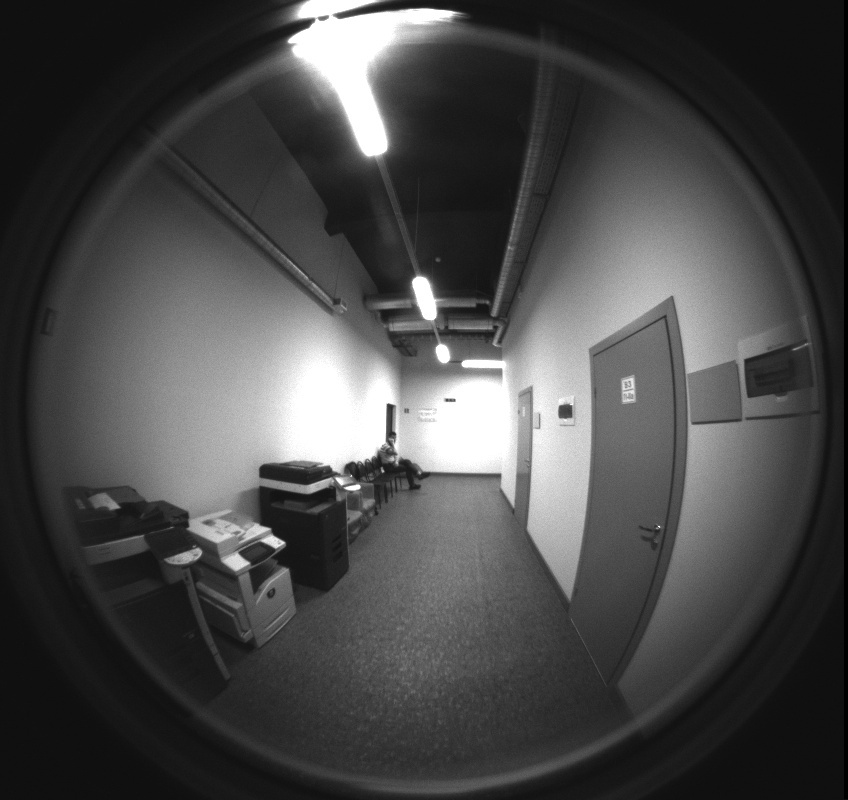
#> input picture 1.jpeg, 848 x 800 px, found by its file name
$ jupyter execute --allow-errors main.ipynb   (shell and % lines are left out)
#> lines starting #> are read from the running program, lines starting #| are printed output that depends on the picture
[cell 1]
import cv2
import numpy as np
import math
import os
from matplotlib import pyplot as plt

def eulerAnglesToRotationMatrix(theta):
    theta = theta*math.pi/180

    R_x = np.array([[1,         0,                  0                   ],
                    [0,         math.cos(theta[0]), -math.sin(theta[0]) ],
                    [0,         math.sin(theta[0]), math.cos(theta[0])  ]
                    ])


    R_y = np.array([[math.cos(theta[1]),    0,      math.sin(theta[1])  ],
                    [0,                     1,      0                   ],
                    [-math.sin(theta[1]),   0,      math.cos(theta[1])  ]
                    ])

    R_z = np.array([[math.cos(theta[2]),    -math.sin(theta[2]),    0],
                    [math.sin(theta[2]),    math.cos(theta[2]),     0],
                    [0,                     0,                      1]
                    ])


    R = np.dot(R_z, np.dot( R_y, R_x ))

    return R

def getRotatedImage(hor = 0.0, vert = 0.0):
    """homography camera rotation for the test example

    Keyword arguments:
    hor -- horizontal rotation angle in degrees (default 0.0)
    vert -- vertical rotation angle in degrees (default 0.0)


    """
#> called with hor = -20, vert = -5
    image = cv2.imread(os.getcwd() + r'\1.jpeg')
#> image is the input picture: shape (800, 848, 3); min 0, max 255, mean 73
    K = np.array([283.3204, 0, 425.59799,0, 284.35281, 403.94809, 0, 0, 1]).reshape(3,3)
    D = np.array([-0.001933632, 0.03497972, -0.032952748, 0.0049995692, 0, 0, 0, 0, 0, 0, 0, 0, 0, 0])
    R = eulerAnglesToRotationMatrix(np.array([-vert, -hor, 0]))
    t = np.array([[0],[0],[0]])
    #C = np.append(R, t, 1)

    h,  w = image.shape[:2]
#> h = 800; w = 848
    newK, roi=cv2.getOptimalNewCameraMatrix(K,D,(w,h),0,(w,h))
#> roi = (0, 0, 847, 799)

    mapx,mapy = cv2.initUndistortRectifyMap(K,D,R,newK,(int(newK[0,2]*2),int(newK[1,2]*2)), 5)
    dst = cv2.remap(image,mapx,mapy,cv2.INTER_LINEAR)
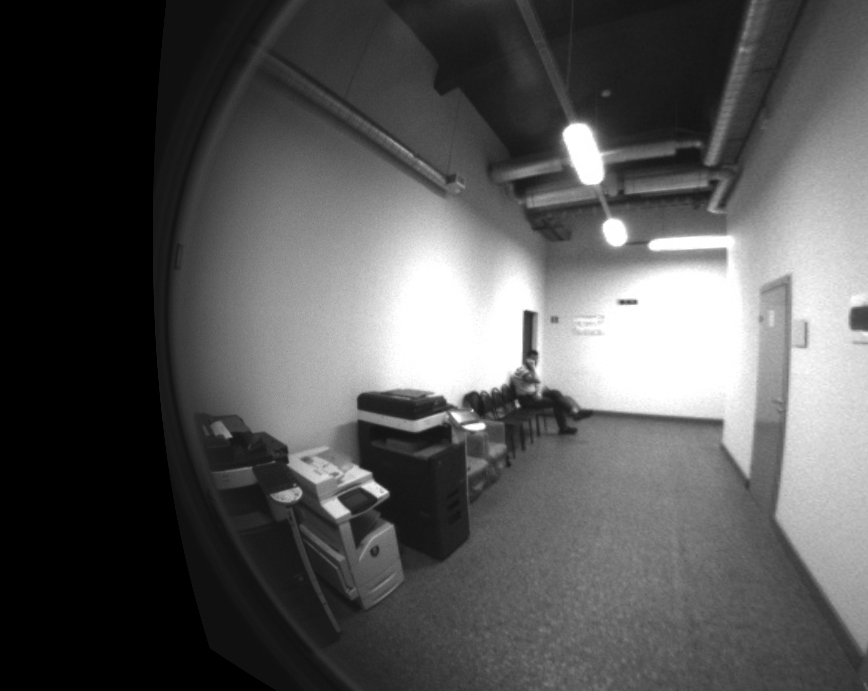
#> dst: shape (691, 868, 3); min 0, max 255, mean 86
    #plt.imshow(dst)
    #plt.show()

    h1= h/4
#> h1 = 200
    w1= w/4
#> w1 = 212
    dst = dst[int(w/2-w1):int(w/2+h1), int(h/2-h1):int(h/2+h1)]
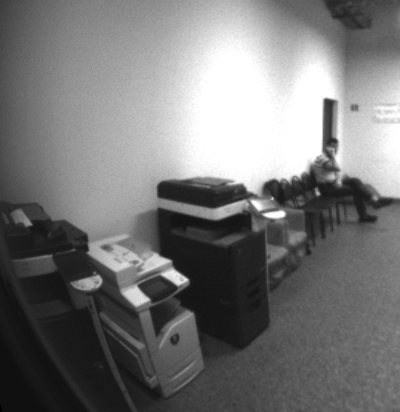
#> dst: shape (412, 400, 3); min 0, max 255, mean 118.1

    return dst

if __name__ == '__main__':
    rotImage = getRotatedImage(-20,-5)
    plt.imshow(rotImage)
    plt.show()

[cell 2]
import cv2
import numpy as np
from matplotlib import pyplot as plt
K = np.array([283.3204, 0, 425.59799,0, 284.35281, 403.94809, 0, 0, 1]).reshape(3,3)

img = cv2.imread(r'C:\Users\pervo\Documents\repos\dioramTest\1.jpeg')
w, h= img.shape[:2]
#> w = 800; h = 848
for id in range(1):
    D = np.array([-0.001933632, 0.03497972, -0.032952748, 0.0049995692, 0, 0, 0, 0, 0, 0, 0, 0, 0, 0])

    R = eulerAnglesToRotationMatrix(np.array([-20, -0, 0]))
    t = np.array([[0],[1],[0]])
    C = np.append(R, t, 1)

    newK, roi=cv2.getOptimalNewCameraMatrix(K,D,(w,h),0,(w,h))
    print(newK)
    undistortdst=cv2.undistort(img, K, D, C, newK)

    plt.imshow(undistortdst)
    plt.show()
#> this loop made 1 pass
#> pass 1, `undistortdst=cv2.undistort(img, K, D, C, newK)`:
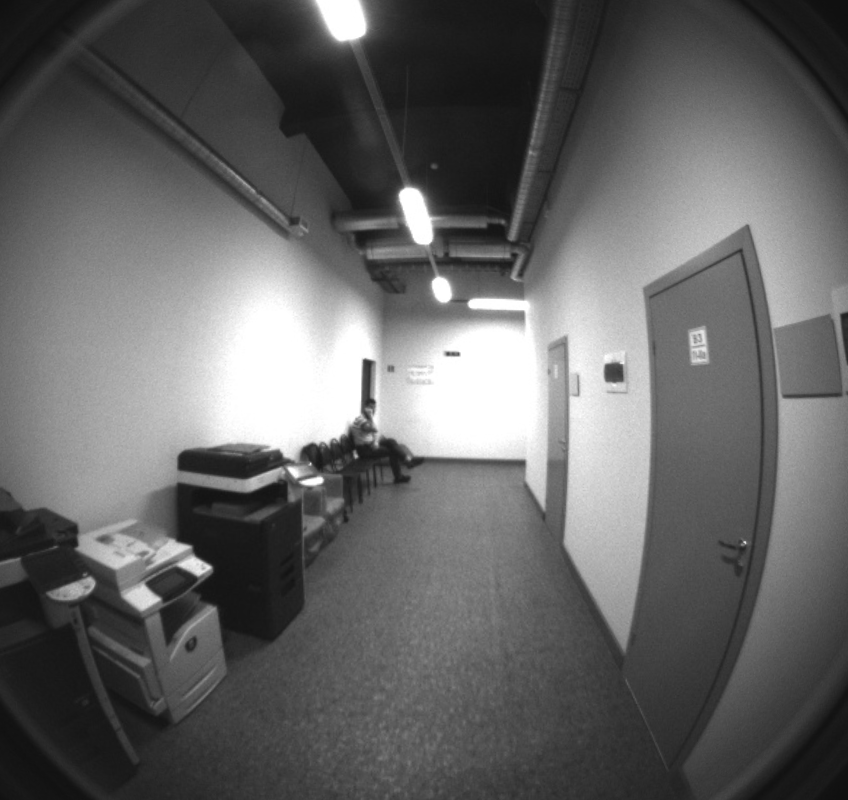
#> undistortdst: shape (800, 848, 3); min 15, max 255, mean 100.9

$ run again, with Пример (1).png saved as 1.jpeg
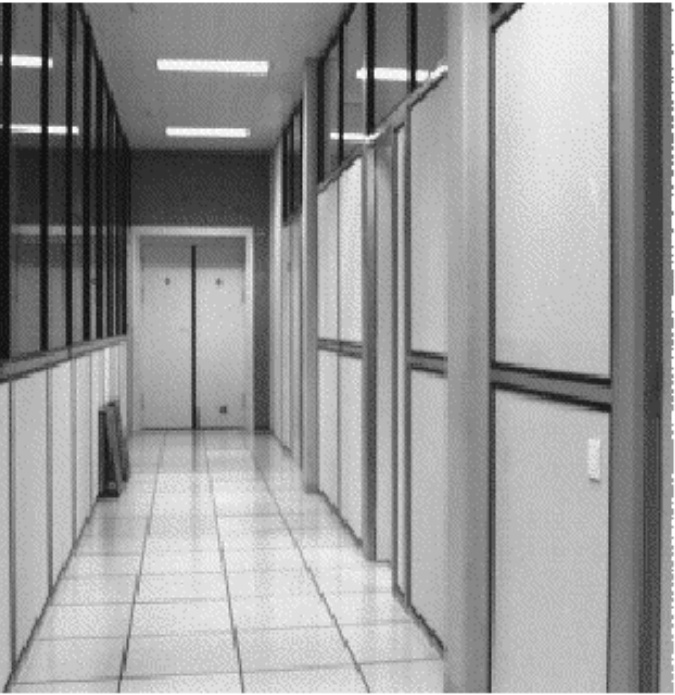
#> input picture Пример (1).png, 675 x 695 px, found by its file name
#> in getRotatedImage, image is the input picture: shape (695, 675, 3); min 13, max 255, mean 151.5
#> in getRotatedImage, `dst = dst[int(w/2-w1):int(w/2+h1), int(h/2-h1):int(h/2+h1)]`:
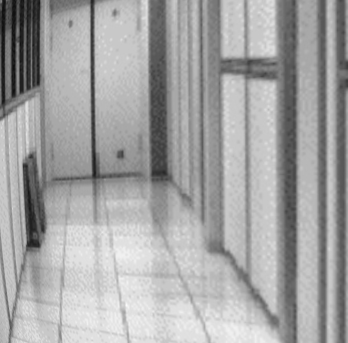
#> dst: shape (343, 348, 3); min 15, max 250, mean 163.8
#> the loop `for id in range(1):` made 1 pass
#> pass 1, `undistortdst=cv2.undistort(img, K, D, C, newK)`:
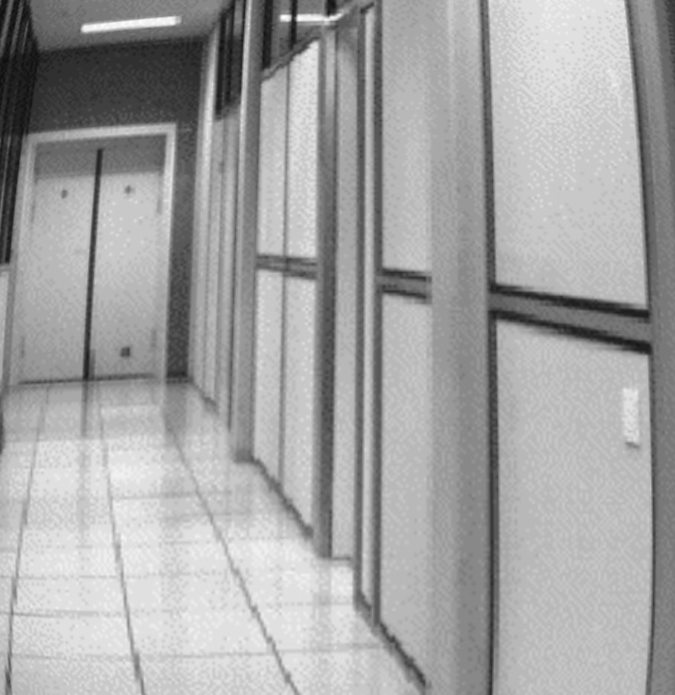
#> undistortdst: shape (695, 675, 3); min 14, max 255, mean 163.7

$ run again, with Пример (3).png saved as 1.jpeg
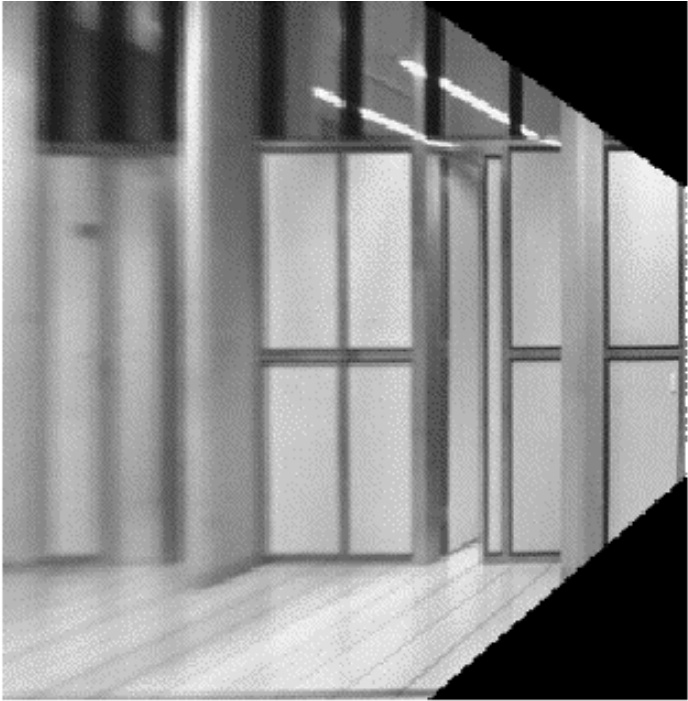
#> input picture Пример (3).png, 688 x 701 px, found by its file name
#> in getRotatedImage, image is the input picture: shape (701, 688, 3); min 0, max 255, mean 138.2
#> in getRotatedImage, `dst = dst[int(w/2-w1):int(w/2+h1), int(h/2-h1):int(h/2+h1)]`:
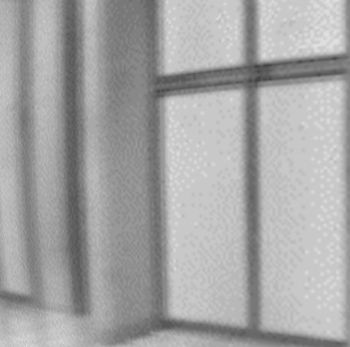
#> dst: shape (347, 350, 3); min 63, max 225, mean 165.4
#> the loop `for id in range(1):` made 1 pass
#> pass 1, `undistortdst=cv2.undistort(img, K, D, C, newK)`:
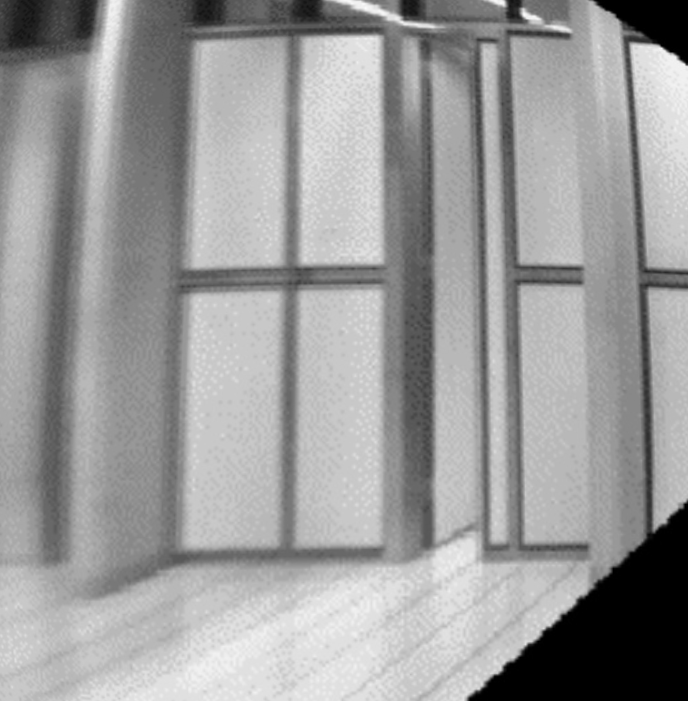
#> undistortdst: shape (701, 688, 3); min 0, max 250, mean 155.2
